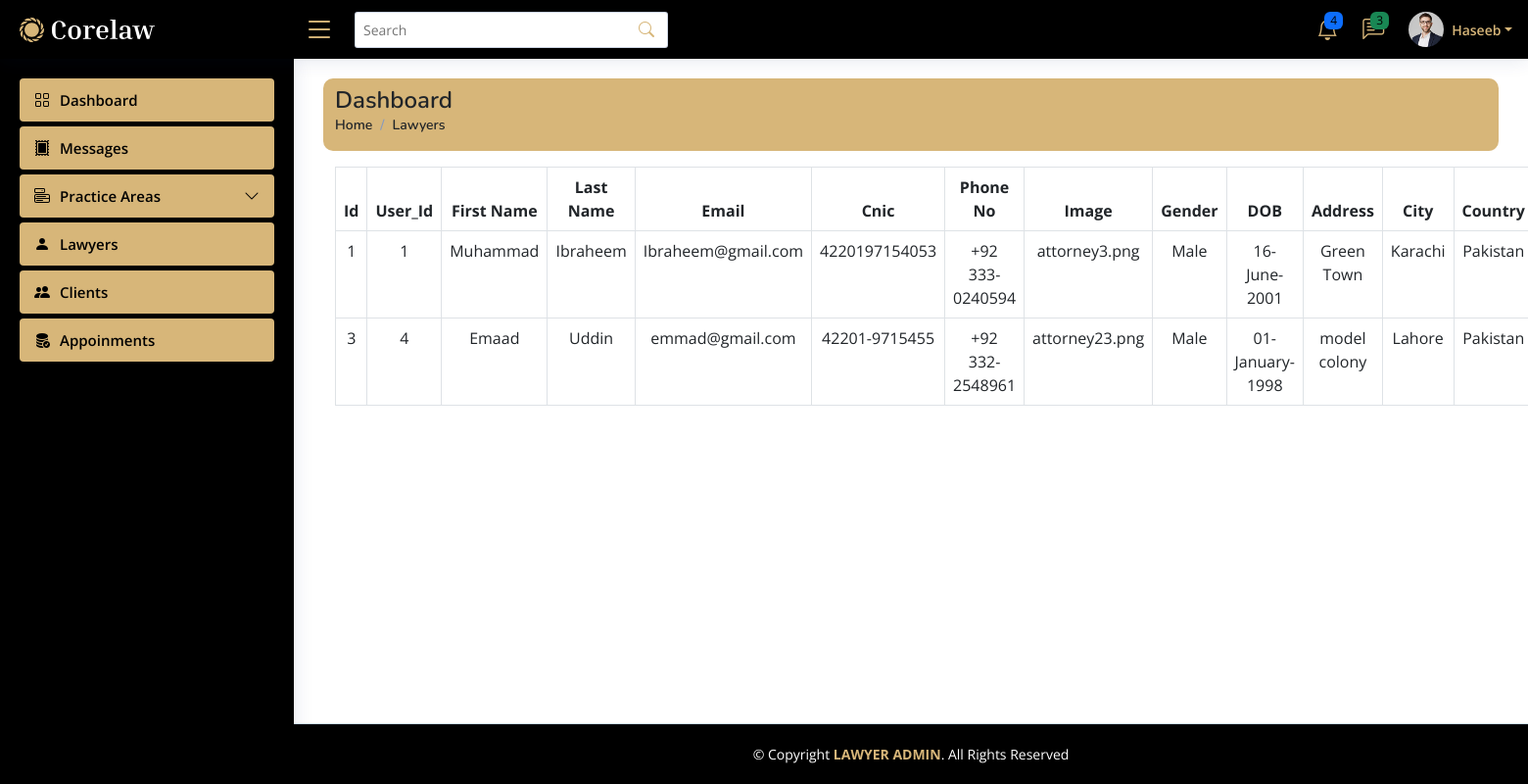
/Admin/Dashboard/lawyers.php (signed in), run on the app's committed database.
### tables this page shows
CREATE TABLE `lawyer_details` (
  `Id` int(11) NOT NULL,
  `User_Id` int(11) DEFAULT NULL,
  `first_name` varchar(50) NOT NULL,
  `last_name` varchar(50) NOT NULL,
  `lawyer_email` varchar(100) DEFAULT NULL,
  `mobile_number` varchar(15) NOT NULL,
  `image` text NOT NULL,
  `gender` varchar(25) NOT NULL,
  `dob` varchar(255) NOT NULL,
  `cnic` varchar(13) NOT NULL,
  `country` varchar(50) NOT NULL,
  `city` varchar(50) NOT NULL,
  `address` text NOT NULL,
  `lawyer_type` varchar(100) NOT NULL,
  `lawyer_case_done` varchar(100) NOT NULL,
  `short_about` varchar(50) NOT NULL,
  `about_me` varchar(200) NOT NULL,
  `lawyer_personal_statement` varchar(255) NOT NULL,
  `highest_qualification` varchar(100) NOT NULL,
  `specialization` varchar(100) NOT NULL,
  `experience_level` varchar(50) NOT NULL
);

### Admin/Dashboard/lawyers.php (the view, shortened to what this page needs)
<?php
include 'includes/header.php';
?>
<div class="container">
    <div class="row">
        <div style="background-color: #D7B679; border-radius: 10px;" class="col-md-12">
            <div class="pagetitle mt-2 ">
                <h1 class="text-dark">Dashboard</h1>
                <nav>
                    <ol class="breadcrumb">
                        <li class="breadcrumb-item"><a class="text-dark" href="index.php">Home</a></li>
                        <li class="breadcrumb-item active text-dark">Lawyers</li>
                    </ol>
                </nav>
            </div>
        </div>
    </div>
</div>
<div class="container mt-3">
    <div class="row">
        <div class="col-md-12">
            <table class="table table-bordered text-center">
                <thead>
                    <tr>
                        <th scope="col">Id</th>
                        <th scope="col">User_Id</th>
                        <th scope="col">First Name</th>
                        <th scope="col">Last Name</th>
                        <th scope="col">Email</th>
                        <th scope="col">Cnic</th>
                        <th scope="col">Phone No</th>
                        <th scope="col">Image</th>
                        <th scope="col">Gender</th>
                        <th scope="col">DOB</th>
                        <th scope="col">Address</th>
                        <th scope="col">City</th>
                        <th scope="col">Country</th>
                    </tr>
                </thead>
                <tbody>
                    <?php
                    $show = "SELECT * FROM `lawyer_details` ";
                    $pdo_statement = $pdo_con->prepare($show);
                    $pdo_statement->execute();
                    $result = $pdo_statement->fetchAll(PDO::FETCH_ASSOC);
                    if ($pdo_statement->rowCount() > 0) {
                        foreach ($result as $row) { ?>
                            <tr>
                                <td><?php echo $row['Id'] ?></td>
                                <td><?php echo $row['User_Id'] ?></td>
                                <td><?php echo $row['first_name'] ?></td>
                                <td><?php echo $row['last_name'] ?></td>
                                <td><?php echo $row['lawyer_email'] ?></td>
                                <td><?php echo $row['cnic'] ?></td>
                                <td><?php echo $row['mobile_number'] ?></td>
                                <td><?php echo $row['image'] ?></td>
                                <td><?php echo $row['gender'] ?></td>
                                <td><?php echo $row['dob'] ?></td>
                                <td><?php echo $row['address'] ?></td>
                                <td><?php echo $row['city'] ?></td>
                                <td><?php echo $row['country'] ?></td>
                            </tr>
                    <?php  }
                    }
                    ?>
                </tbody>
            </table>
        </div>
    </div>
</div>
<?php include 'includes/footer.php'; ?>

### Admin/Dashboard/assets/css/style.css (style rules this page uses)
:root { scroll-behavior: smooth; }
body { font-family: "Open Sans", sans-serif; background: #f6f9ff; color: #444444; }
a { color: #4154f1; text-decoration: none; }
h1, h2, h3, h4, h5, h6 { font-family: "Nunito", sans-serif; }
.pagetitle { margin-bottom: 10px; }
.pagetitle h1 { font-size: 24px; margin-bottom: 0; font-weight: 600; color: #012970; }
.breadcrumb { font-size: 14px; font-family: "Nunito", sans-serif; color: #899bbd; font-weight: 600; }
.breadcrumb a { color: #899bbd; transition: 0.3s; }
.breadcrumb .breadcrumb-item::before { color: #899bbd; }
.breadcrumb .active { color: #51678f; font-weight: 600; }

### data on the page
lawyer_details: Id "1", User_Id "1", first_name "Muhammad", last_name "Ibraheem", lawyer_email "Ibraheem@gmail.com", cnic "4220197154053", mobile_number "+92 333-0240594", image "attorney3.png", gender "Male", dob "16-June-2001", address "Green Town", city "Karachi", country "Pakistan"
lawyer_details: Id "3", User_Id "4", first_name "Emaad", last_name "Uddin", lawyer_email "emmad@gmail.com", cnic "42201-9715455", mobile_number "+92 332-2548961", image "attorney23.png", gender "Male", dob "01-January-1998", address "model colony", city "Lahore", country "Pakistan"

### other printed values
$_SESSION['username'] "Haseeb"
